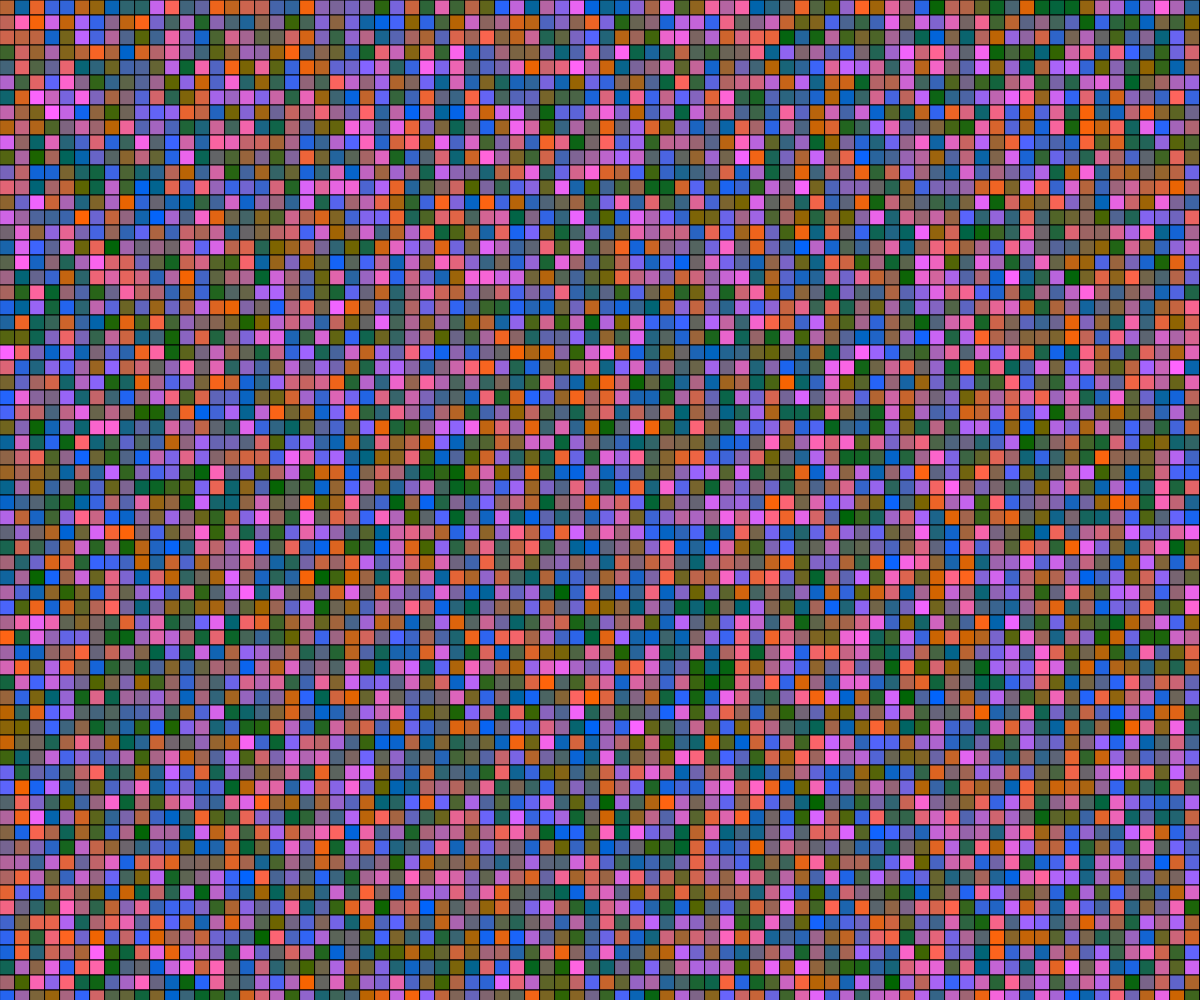
Frame 1 (no input)
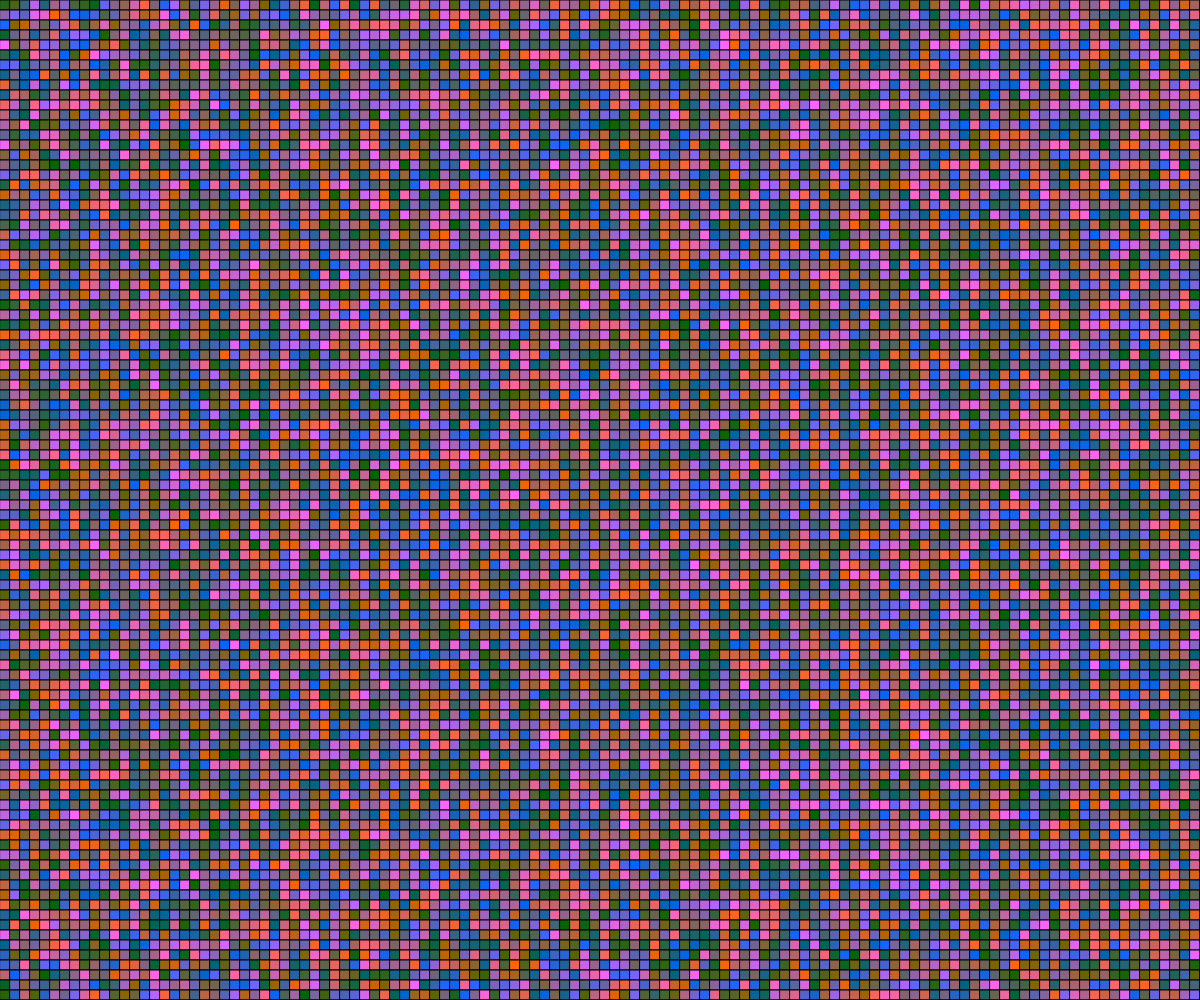
Frame 2 (the mouse pressed at the canvas centre, redrawn once)

The p5.js sketch that drew these frames (run headless with seeded random() and noise() and a simulated clock; the mouse was pressed at the canvas centre and the sketch redrawn once):

// p5.js sketch
// ── sketch.js
// Multi-Colored Grid
// Azwa
// Date
// 12th March 2019
// Extra for Experts:
// - improve the aesthetics of the sketch by making the colors in the squares
// only partially random (ie. some sort of color scheme or nice looking sequence)


let rectSize = 15;


function setup() {
  createCanvas(windowWidth, windowHeight);
  //background(51);
  noLoop();
  
}
//draws the multicolored grid
function draw() {
  for (let w = 0; w <= width; w += rectSize){
    for (let h = 0; h <= height; h += rectSize){
      fill(random(255), 100, random(255));
      rect(w, h, rectSize, rectSize);
    }
  }
}
//squares would fill the entire sketch, 
//no matter what we change the size of the sketch to
function windowResized() {
  for (let w = 0; w <= width; w += rectSize){
    for (let h = 0; h <= height; h += rectSize){
      fill(random(255), 100, random(255));
      rect(w, h, rectSize, rectSize);
    }
  }
}
//change the size of the squares by clicking the mouse 
//(left click to make them smaller, right click to make them bigger)
function mousePressed() {
  if (mouseButton === LEFT) {
    if (rectSize <= 5) {
      rectSize = 5;
    }
    else {
      rectSize -= 5;
      for (let w = 0; w <= width; w += rectSize){
        for (let h = 0; h <= height; h += rectSize){
          fill(random(255), 100, random(255));
          rect(w, h, rectSize, rectSize); 
        }
      }
    }
  }
  if (mouseButton === RIGHT) {
    rectSize += 5;
    for (let w = 0; w <= width; w += rectSize){
      for (let h = 0; h <= height; h += rectSize){
        fill(random(255), 100, random(255));
        rect(w, h, rectSize, rectSize); 
      }
    }
  }
}
//Every time a button is pressed on the keyboard, the sketch refreshes
function keyPressed() {
  for (let w = 0; w <= width; w += rectSize){
    for (let h = 0; h <= height; h += rectSize){
      fill(random(255), 100, random(255));
      rect(w, h, rectSize, rectSize);
    }
  }
}
